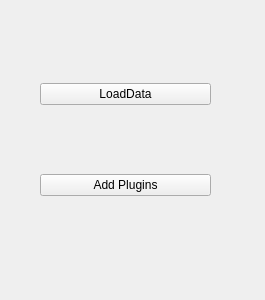
<?xml version="1.0" encoding="UTF-8"?>
<ui version="4.0">
 <class>mainMenu</class>
 <widget class="QWidget" name="mainMenu">
  <property name="geometry">
   <rect>
    <x>0</x>
    <y>0</y>
    <width>265</width>
    <height>300</height>
   </rect>
  </property>
  <property name="windowTitle">
   <string>Main Window</string>
  </property>
  <widget class="QWidget" name="verticalLayoutWidget">
   <property name="geometry">
    <rect>
     <x>40</x>
     <y>20</y>
     <width>171</width>
     <height>241</height>
    </rect>
   </property>
   <layout class="QVBoxLayout" name="verticalLayout">
    <item>
     <widget class="QPushButton" name="loadData">
      <property name="text">
       <string>LoadData</string>
      </property>
     </widget>
    </item>
    <item>
     <widget class="QPushButton" name="addPlugins">
      <property name="text">
       <string>Add Plugins</string>
      </property>
     </widget>
    </item>
   </layout>
  </widget>
 </widget>
 <resources/>
 <connections/>
</ui>
